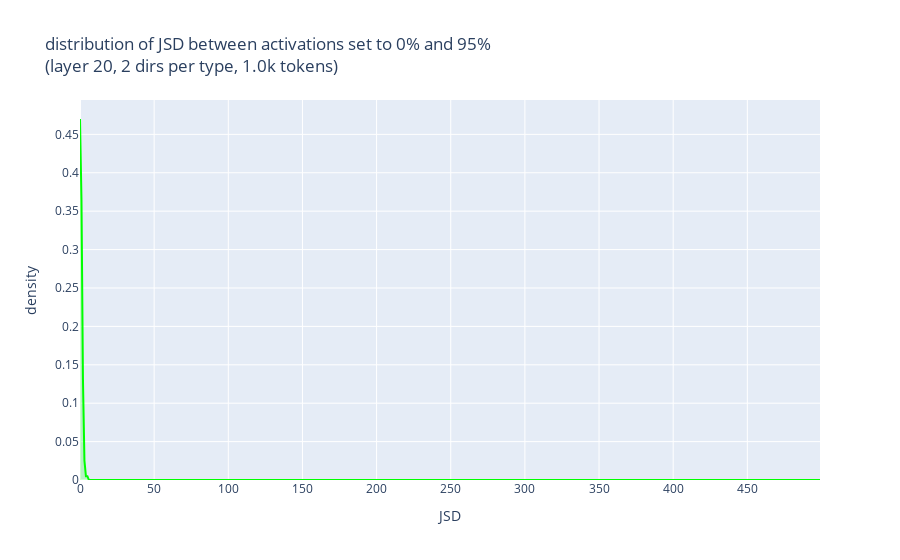

Source (notebook cell):
### Code cell
plot_hist(hist_by_name, color_by_name, "JSD")

### Figure 1 — Plotly figure (JSON) as saved in the notebook; plotly's stock layout.template omitted (floating-point values rounded to 4 significant figures; data arrays with more than 128 entries replaced by an {"elided": "..."} marker saying what was removed)
{"data": [{"fill": "tozeroy", "fillcolor": "rgba(0, 255, 0, 0.2)", "line": {"color": "rgb(0, 255, 0)", "width": 2}, "name": "random", "type": "scatter", "x": {"elided": "500 int values"}, "y": {"elided": "500 float values"}}], "layout": {"legend": {"title": {"text": "dirs type"}}, "title": {"text": "distribution of JSD between activations set to 0% and 95%<br>(layer 20, 2 dirs per type, 1.0k tokens)"}, "xaxis": {"title": {"text": "JSD"}}, "yaxis": {"title": {"text": "density"}}}}
